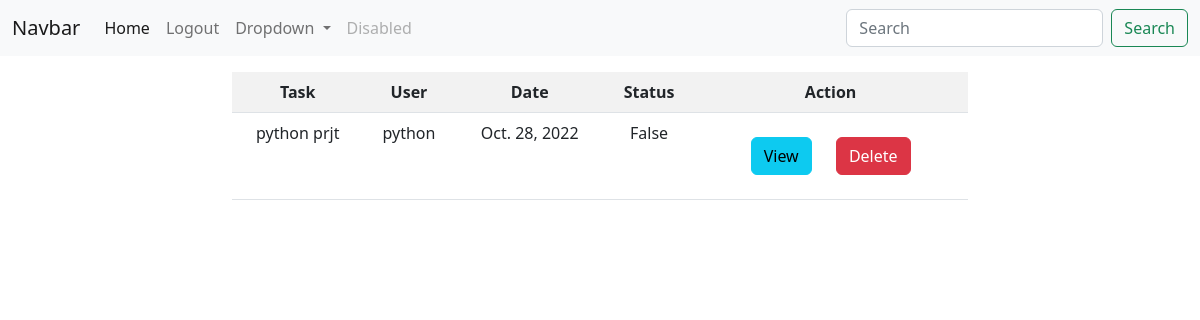
Page /web/todoss/alll/ (signed in) on the earlier database version.
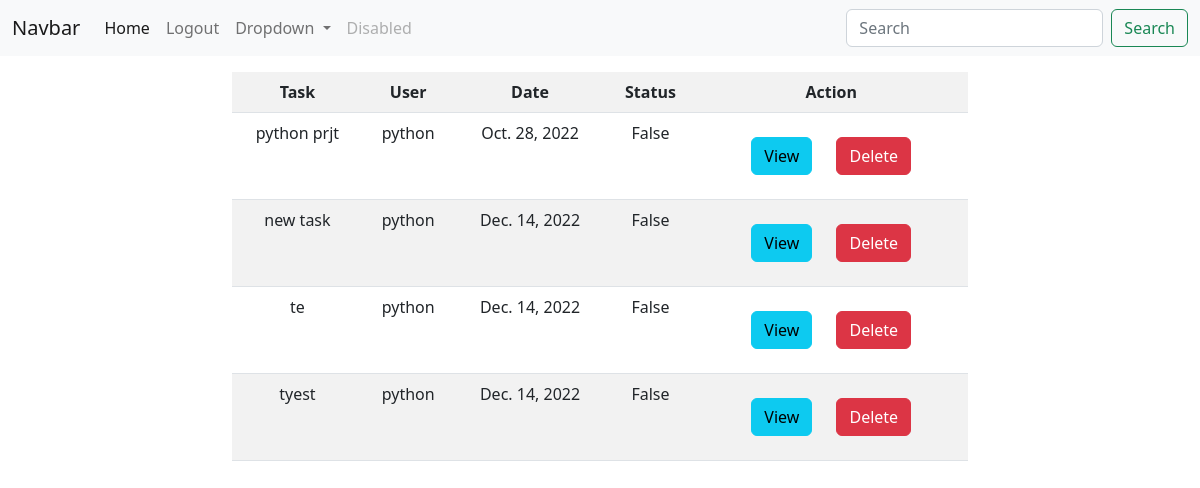
Same page on the later database version.
### todoapp/models.py (models this page shows)
class Todos(models.Model):
    task_name=models.CharField(max_length=200)
    user=models.ForeignKey(User,on_delete=models.CASCADE)
    status=models.BooleanField(default=False)
    create_date=models.DateField(auto_now_add=True)

### todoweb/views.py (the view)
# urls.py: path('todoss/alll/',views.TodoListView.as_view(),name="alltodos"),
@method_decorator(signin_required,name="dispatch")
class TodoListView(ListView):
    template_name="todo-list.html"
    model=Todos
    context_object_name="todos"
    def get_queryset(self):
        return Todos.objects.filter(user=self.request.user)

### todoweb/views.py (called while the page is built)
def signin_required(fn):
    def wrapper(request,*args,**kw):
        if not request.user.is_authenticated:
            messages.error(request,"You must log in")
            return redirect("signin")
        else:
            return fn(request,*args,**kw)
    return wrapper

### todoweb/templates/todo-list.html
{%extends 'base.html'%}
{%block body_block%}
<div class="row">
    <div class="col-2"></div>
    <div class="col-8">
        <table class="table table-striped table-hover mt-3 text-center">
            <tr>
                <th>Task</th>
                <th>User</th>
                <th>Date</th>
                <th>Status</th>
                <th>Action</th>
            </tr>
            {%for todo in todos%}
            <tr>
                <td>{{todo.task_name}}</td>
                <td>{{todo.user}}</td>
                <td>{{todo.create_date}}</td>
                <td>{{todo.status}}</td>
                <td class="">
                    <a href="{%url 'todos-details' todo.id%}" class="btn btn-info m-3">View</a>
                    <a href="{%url 'todos-delete' todo.id%}" class="btn btn-danger m-3 ms-1">Delete</a>
                </td>
            </tr>
            {%endfor%}
        </table>
    </div>
    <div class="col-2"></div>
</div>
{%endblock%}

### todoweb/templates/base.html (shortened to what this page needs)
<!DOCTYPE html>
<html lang="en">
<head>
  <link href="https://cdn.jsdelivr.net/npm/bootstrap@5.2.3/dist/css/bootstrap.min.css" rel="stylesheet"
>
</head>
<body>
  <nav class="navbar navbar-expand-lg bg-light">
    <div class="container-fluid">
      <a class="navbar-brand" href="#">Navbar</a>
      <div class="collapse navbar-collapse" id="navbarSupportedContent">
        <ul class="navbar-nav me-auto mb-2 mb-lg-0">
          <li class="nav-item">
            <a class="nav-link active" aria-current="page" href="#">Home</a>
          </li>
          <li class="nav-item">
            <a class="nav-link" href="{%url 'sign-out'%}">Logout</a>
          </li>
          <li class="nav-item dropdown">
            <a class="nav-link dropdown-toggle" href="#" role="button" data-bs-toggle="dropdown" aria-expanded="false">
              Dropdown
            </a>
          </li>
          <li class="nav-item">
            <a class="nav-link disabled">Disabled</a>
          </li>
        </ul>
        <form class="d-flex" role="search">
          <input class="form-control me-2" type="search" placeholder="Search" aria-label="Search">
          <button class="btn btn-outline-success" type="submit">Search</button>
        </form>
      </div>
    </div>
  </nav>
  <div class="container">
    {%block body_block%}
    {%endblock%}
  </div>
</body>
</html>

Differences in the rows shown:
added Todos: task_name "new task", user "python", create_date "Dec. 14, 2022", status "False"
added Todos: task_name "te", user "python", create_date "Dec. 14, 2022", status "False"
added Todos: task_name "tyest", user "python", create_date "Dec. 14, 2022", status "False"
